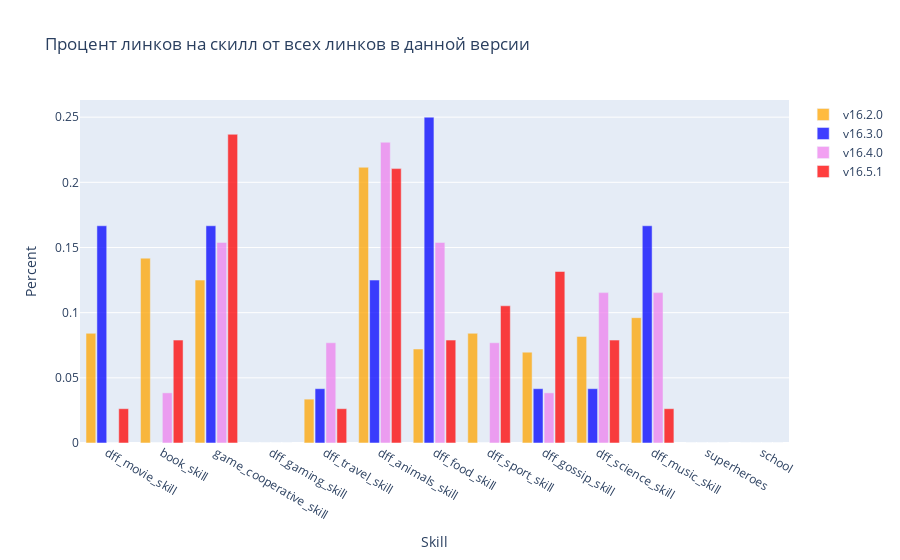

Notebook source saved alongside this figure:
### Code cell
fig = go.Figure()

for version in support_topic_count.keys():
    
    x0, y0 = [], []
    
    total = sum([support_topic_count[version][skill]["yes"] + support_topic_count[version][skill]["no"] 
                 for skill in support_topic_count[version].keys()])
    
    for skill in support_topic_count[version].keys():
        x0.append(skill)
        y0.append((support_topic_count[version][skill]["yes"] + support_topic_count[version][skill]["no"]) / total)
    
    fig.add_trace(go.Bar(
        x=x0,
        y=y0,
        name=version, 
        marker_color=colour_dict[version],
        opacity=0.75
    ))

fig.update_layout(
    title_text='Процент линков на скилл от всех линков в данной версии',
    xaxis_title_text='Skill',
    yaxis_title_text='Percent', 
    bargap=0.2,
    bargroupgap=0.1 
)

fig.show()

### Figure 1 — Plotly figure (JSON) as saved in the notebook; plotly's stock layout.template omitted (floating-point values rounded to 4 significant figures)
{"data": [{"marker": {"color": "orange"}, "name": "v16.2.0", "opacity": 0.75, "type": "bar", "x": ["dff_movie_skill", "book_skill", "game_cooperative_skill", "dff_gaming_skill", "dff_travel_skill", "dff_animals_skill", "dff_food_skill", "dff_sport_skill", "dff_gossip_skill", "dff_science_skill", "dff_music_skill", "superheroes", "school"], "y": [0.08413, 0.1418, 0.125, 0, 0.03365, 0.2115, 0.07212, 0.08413, 0.06971, 0.08173, 0.09615, 0, 0]}, {"marker": {"color": "blue"}, "name": "v16.3.0", "opacity": 0.75, "type": "bar", "x": ["dff_movie_skill", "book_skill", "game_cooperative_skill", "dff_gaming_skill", "dff_travel_skill", "dff_animals_skill", "dff_food_skill", "dff_sport_skill", "dff_gossip_skill", "dff_science_skill", "dff_music_skill", "superheroes", "school"], "y": [0.1667, 0, 0.1667, 0, 0.04167, 0.125, 0.25, 0, 0.04167, 0.04167, 0.1667, 0, 0]}, {"marker": {"color": "violet"}, "name": "v16.4.0", "opacity": 0.75, "type": "bar", "x": ["dff_movie_skill", "book_skill", "game_cooperative_skill", "dff_gaming_skill", "dff_travel_skill", "dff_animals_skill", "dff_food_skill", "dff_sport_skill", "dff_gossip_skill", "dff_science_skill", "dff_music_skill", "superheroes", "school"], "y": [0, 0.03846, 0.1538, 0, 0.07692, 0.2308, 0.1538, 0.07692, 0.03846, 0.1154, 0.1154, 0, 0]}, {"marker": {"color": "red"}, "name": "v16.5.1", "opacity": 0.75, "type": "bar", "x": ["dff_movie_skill", "book_skill", "game_cooperative_skill", "dff_gaming_skill", "dff_travel_skill", "dff_animals_skill", "dff_food_skill", "dff_sport_skill", "dff_gossip_skill", "dff_science_skill", "dff_music_skill", "superheroes", "school"], "y": [0.02632, 0.07895, 0.2368, 0, 0.02632, 0.2105, 0.07895, 0.1053, 0.1316, 0.07895, 0.02632, 0, 0]}], "layout": {"bargap": 0.2, "bargroupgap": 0.1, "title": {"text": "Процент линков на скилл от всех линков в данной версии"}, "xaxis": {"title": {"text": "Skill"}}, "yaxis": {"title": {"text": "Percent"}}}}
